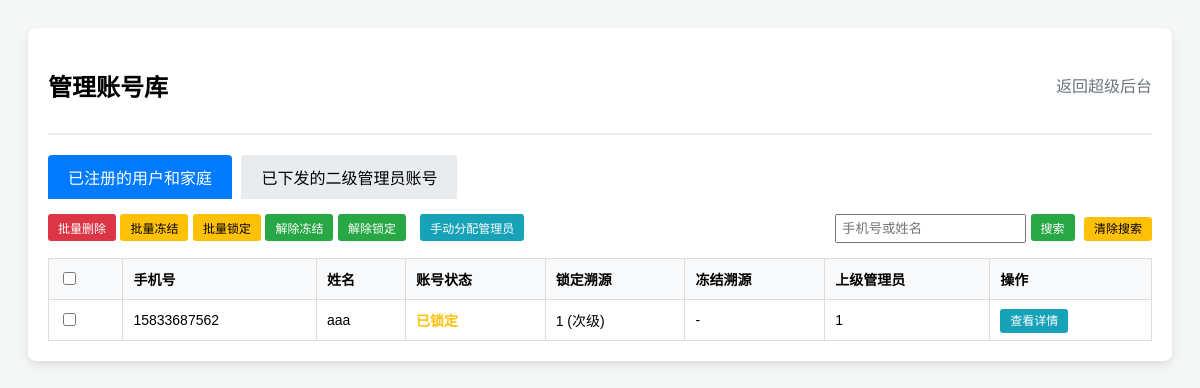
/admin/manage_accounts (signed in), run on the app's committed database.
### models.py (models this page shows, shortened)
class User(db.Model):
    id = db.Column(db.Integer, primary_key=True)
    phone = db.Column(db.String(20), unique=True, nullable=False)
    password_hash = db.Column(db.String(128), nullable=False)
    name = db.Column(db.String(50), nullable=True)
    gender = db.Column(db.String(10), nullable=True)
    province = db.Column(db.String(50), nullable=True)
    city = db.Column(db.String(50), nullable=True)
    community = db.Column(db.String(100), nullable=True)
    address = db.Column(db.String(200), nullable=True)
    height = db.Column(db.Float, nullable=True)
    weight = db.Column(db.Float, nullable=True)
    blood_type = db.Column(db.String(10), nullable=True)
    is_info_complete = db.Column(db.Boolean, default=False)
    is_frozen = db.Column(db.Boolean, default=False)
    frozen_by_name = db.Column(db.String(50), nullable=True)
    frozen_by_role = db.Column(db.String(20), nullable=True)
    is_locked = db.Column(db.Boolean, default=False)
    locked_by_name = db.Column(db.String(50), nullable=True)
    locked_by_role = db.Column(db.String(20), nullable=True)
    family_members = db.relationship('FamilyMember', backref='user', lazy=True, cascade="all, delete-orphan")
    managers = db.relationship('Admin', secondary=user_admin_m2m, backref=db.backref('managed_users', lazy=True))
    reports = db.relationship('PublicHealthEvent', backref='reporter', lazy=True)

class Admin(db.Model):
    id = db.Column(db.Integer, primary_key=True)
    account = db.Column(db.String(50), unique=True, nullable=False)
    name = db.Column(db.String(50), unique=True, nullable=False)
    password_hash = db.Column(db.String(128), nullable=False)
    phone = db.Column(db.String(20), nullable=True)
    role = db.Column(db.String(20), nullable=False)
    province = db.Column(db.String(50), nullable=True)
    city = db.Column(db.String(50), nullable=True)
    community = db.Column(db.String(100), nullable=True)
    medical_org = db.Column(db.String(100), nullable=True)
    is_frozen = db.Column(db.Boolean, default=False)
    frozen_by_name = db.Column(db.String(50), nullable=True)
    frozen_by_role = db.Column(db.String(20), nullable=True)

### app.py (the view)
@app.route('/admin/manage_accounts', methods=['GET'])
def admin_manage_accounts():
    if session.get('role') != 'super': return redirect(url_for('login'))
    user_search = request.args.get('user_search', '')
    if user_search:
        users = db.session.query(User).filter(
            (User.phone.contains(user_search)) | (User.name.contains(user_search))).all()
    else:
        users = db.session.query(User).all()
    admin_search = request.args.get('admin_search', '')
    if admin_search:
        admins = db.session.query(Admin).filter(Admin.role != 'super', (Admin.account.contains(admin_search)) | (
            Admin.name.contains(admin_search))).all()
    else:
        admins = db.session.query(Admin).filter(Admin.role != 'super').all()
    return render_template('admin_manage_accounts.html', users=users, admins=admins)

### app.py (called while the page is built)
@app.before_request
def enforce_readonly_lock():
    if request.method == 'POST' and 'user_id' in session:
        allowed_routes = ['logout', 'risk_assessment']
        if request.endpoint in allowed_routes:
            return None
        user = db.session.get(User, session['user_id'])
        if user and user.is_locked:
            flash('您的数据已被锁定，无法进行修改。')
            return redirect(request.referrer or url_for('user_dashboard'))

### templates/admin_manage_accounts.html (shortened to what this page needs)
<!DOCTYPE html>
<html lang="zh-CN">
<head>
</head>
<body>
<div class="container">
    <div class="header">
        <h2>管理账号库</h2>
        <a href="/super_admin_dashboard" style="text-decoration: none; color: #6c757d;">返回超级后台</a>
    </div>
    <div class="tabs">
        <button class="tab-link active" onclick="openTab(event, 'Users')">已注册的用户和家庭</button>
        <button class="tab-link" onclick="openTab(event, 'Admins')">已下发的二级管理员账号</button>
    </div>
    <div id="Users" class="tab-content active">
        <form id="userBatchForm" method="POST" action="/admin/batch_action">
            <div class="action-bar" style="margin-top: 15px;">
                <div>
                    <button type="button" class="btn-sm btn-danger" onclick="submitBatch('userBatchForm', 'delete')">批量删除</button>
                    <button type="button" class="btn-sm btn-warning" onclick="submitBatch('userBatchForm', 'freeze')">批量冻结</button>
                    <button type="button" class="btn-sm btn-warning" onclick="submitBatch('userBatchForm', 'lock')">批量锁定</button>
                    <button type="button" class="btn-sm btn-success" onclick="submitBatch('userBatchForm', 'unfreeze')">解除冻结</button>
                    <button type="button" class="btn-sm btn-success" onclick="submitBatch('userBatchForm', 'unlock')">解除锁定</button>
                    <button type="button" class="btn-sm btn-edit" style="margin-left: 10px;" onclick="openAssignModal()">手动分配管理员</button>
                </div>
                <div>
                    <input type="text" name="user_search" value="{{ request.args.get('user_search', '') }}" placeholder="手机号或姓名" style="padding: 5px;">
                    <button type="submit" class="btn-sm btn-success">搜索</button>
                    <a href="/admin/manage_accounts" class="btn-sm btn-warning" style="margin-left:5px;">清除搜索</a>
                </div>
            </div>
            <table>
                <tr>
                    <th><input type="checkbox" onclick="toggleAll(this, 'userBatchForm')"></th>
                    <th>手机号</th>
                    <th>姓名</th>
                    <th>账号状态</th>
                    <th>锁定溯源</th>
                    <th>冻结溯源</th>
                    <th>上级管理员</th>
                    <th>操作</th>
                </tr>
                {% for u in users %}
                <tr>
                    <td><input type="checkbox" name="ids" value="{{ u.id }}"></td>
                    <td>{{ u.phone }}</td>
                    <td>{{ u.name if u.name else '未完善' }}</td>
                    <td style="font-weight: bold;">
                        {% if u.is_locked and u.is_frozen %} <span style="color: red;">锁定 / 冻结</span>
                        {% elif u.is_locked %} <span style="color: #ffc107;">已锁定</span>
                        {% elif u.is_frozen %} <span style="color: red;">已冻结</span>
                        {% else %} <span style="color: green;">正常</span>
                        {% endif %}
                    </td>
                    <td>{{ u.locked_by_name ~ ' (' ~ ('超管' if u.locked_by_role == 'super' else '次级') ~ ')' if u.is_locked else '-' }}</td>
                    <td>{{ u.frozen_by_name ~ ' (' ~ ('超管' if u.frozen_by_role == 'super' else '次级') ~ ')' if u.is_frozen else '-' }}</td>
                    <td>{% for m in u.managers %} {{ m.name }} {% endfor %}</td>
                    <td><a href="/admin/user_detail/{{ u.id }}" class="btn-sm btn-edit">查看详情</a></td>
                </tr>
                {% endfor %}
            </table>
        </form>
    </div>
</div>
</body>
</html>

### templates/admin_manage_accounts.html (style rules this page uses)
body { font-family: Arial, sans-serif; background-color: #f4f7f6; padding: 20px; }
.container { background: white; padding: 20px; border-radius: 8px; box-shadow: 0 4px 10px rgba(0,0,0,0.1); }
.header { display: flex; justify-content: space-between; align-items: center; border-bottom: 2px solid #eee; padding-bottom: 10px; margin-bottom: 20px; }
.tabs button { padding: 10px 20px; border: none; background: #e9ecef; cursor: pointer; font-size: 16px; border-radius: 4px 4px 0 0; margin-right: 5px; }
.tabs button.active { background: #007bff; color: white; }
.tab-content { display: none; }
.tab-content.active { display: block; }
.action-bar { display: flex; justify-content: space-between; margin-bottom: 15px; }
table { width: 100%; border-collapse: collapse; margin-top: 10px; }
th, td { border: 1px solid #ddd; padding: 10px; text-align: left; font-size: 14px; }
th { background-color: #f8f9fa; }
.btn-sm { padding: 5px 10px; font-size: 12px; cursor: pointer; border: none; border-radius: 3px; color: white; text-decoration: none; }
.btn-edit { background-color: #17a2b8; }
.btn-danger { background-color: #dc3545; }
.btn-warning { background-color: #ffc107; color: black; }
.btn-success { background-color: #28a745; }

### data on the page
User: phone "15833687562", name "aaa", shows "已锁定", is_locked+locked_by_name+locked_by_role "1 (次级)", is_frozen "-"
Admin: name "1"
